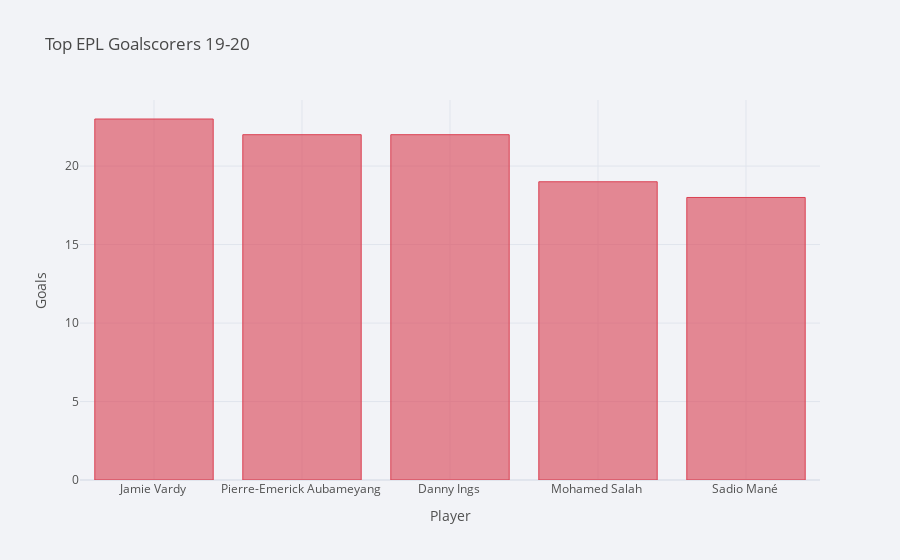

Notebook code for this chart:
### Code cell
prem20 = prem20[prem20['Appearances']!=0]

goalscorers_20 = prem20.nlargest(5, ['Goals'])

goalscorers_20.iplot(kind='bar', x='Name', y='Goals', title='Top EPL Goalscorers 19-20', xTitle='Player', yTitle='Goals', color='red', theme='polar')

### Figure 1 — Plotly figure (JSON) as saved in the notebook; plotly's stock layout.template omitted (floating-point values rounded to 4 significant figures)
{"data": [{"marker": {"color": "rgba(219, 64, 82, 0.6)", "line": {"color": "rgba(219, 64, 82, 1.0)", "width": 1}}, "name": "Goals", "orientation": "v", "text": "", "type": "bar", "x": ["Jamie Vardy ", "Pierre-Emerick Aubameyang ", "Danny Ings ", "Mohamed Salah ", "Sadio Mané "], "y": [23, 22, 22, 19, 18]}], "layout": {"legend": {"bgcolor": "#F2F3F7", "font": {"color": "#505050"}}, "paper_bgcolor": "#F2F3F7", "plot_bgcolor": "#F2F3F7", "title": {"font": {"color": "#484848"}, "text": "Top EPL Goalscorers 19-20"}, "xaxis": {"gridcolor": "#E1E5ED", "showgrid": true, "tickfont": {"color": "#505050"}, "title": {"font": {"color": "#505050"}, "text": "Player"}, "zerolinecolor": "#E1E5ED"}, "yaxis": {"gridcolor": "#E1E5ED", "showgrid": true, "tickfont": {"color": "#505050"}, "title": {"font": {"color": "#505050"}, "text": "Goals"}, "zerolinecolor": "#E1E5ED"}}}
